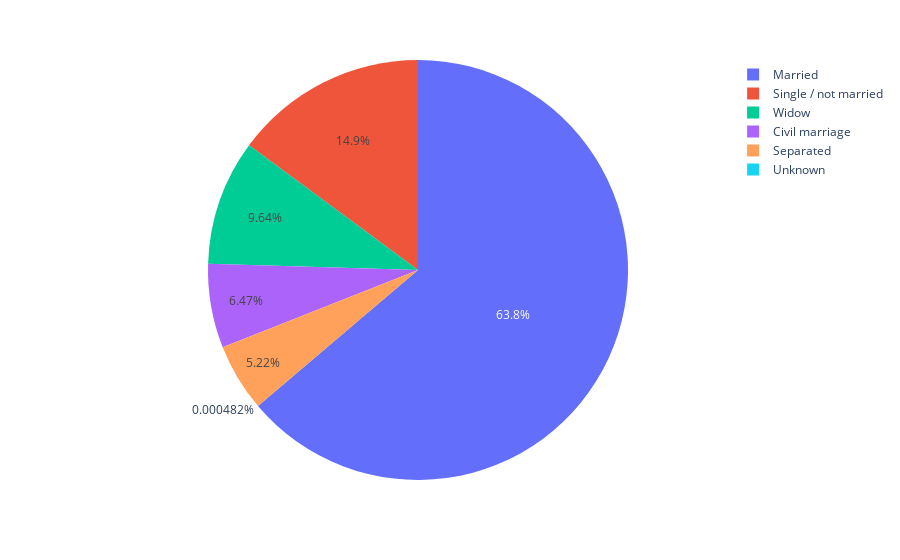

Write notebook code for a chart like this one.
### Code cell
fig = px.pie(values=merged_df.NAME_FAMILY_STATUS.value_counts(), names= merged_df['NAME_FAMILY_STATUS'].unique())
fig.show()

### Figure 1 — Plotly figure (JSON) as saved in the notebook; plotly's stock layout.template omitted (floating-point values rounded to 4 significant figures)
{"data": [{"domain": {"x": [0, 1], "y": [0, 1]}, "hovertemplate": "label=%{label}<br>value=%{value}<extra></extra>", "labels": ["Married", "Single / not married", "Widow", "Civil marriage", "Separated", "Unknown"], "legendgroup": "", "name": "", "showlegend": true, "type": "pie", "values": [132374, 30873, 20006, 13423, 10834, 1]}], "layout": {"legend": {"tracegroupgap": 0}, "margin": {"t": 60}}}
